Frame 1 (no input): blank canvas, image omitted
Frame 60 (the mouse pressed at the canvas centre just before this capture): blank canvas, image omitted
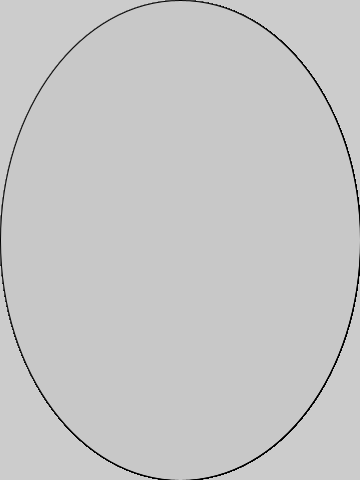
Frame 120 (the mouse held since frame 60 and released just before this capture)

The Processing sketch whose frames 1 and 60 were blank and that drew this single picture after the mouse press (run headless with seeded random() and noise(); from frame 60 on, the mouse is pressed at the canvas centre):

// Processing sketch: processing_37060
// ── processing_37060.pde

//int b = 50; 
//int a = 70;


void setup() {
  size (360,480);
  smooth();
  strokeWeight (1);
  ellipseMode (RADIUS);
}

void draw() {

  if (mousePressed) {
    fill (200);
  } else {
    fill (100);
  }
ellipse (pmouseX,pmouseY,pmouseX,pmouseY);
}
  
